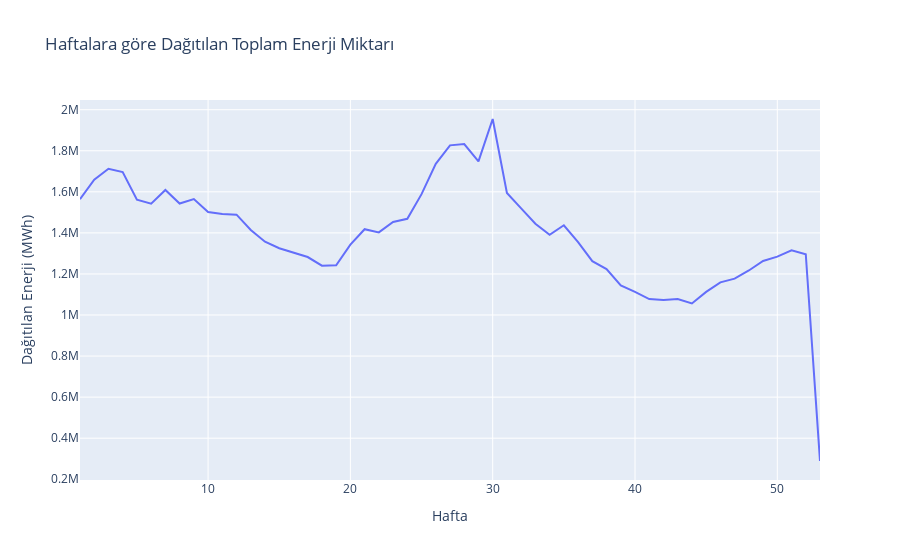

The notebook cell saved with this chart:
### Markdown cell above
Haftalık verilerin incelenmesi

### Code cell
temp = df.iloc[:,[1,-1]].groupby('Hafta')['Dağıtılan Enerji (MWh)'].sum().reset_index()

fig = px.line(data_frame=temp,
              x='Hafta', y='Dağıtılan Enerji (MWh)',
              title='Haftalara göre Dağıtılan Toplam Enerji Miktarı')
fig.show()

### Figure 1 — Plotly figure (JSON) as saved in the notebook; plotly's stock layout.template omitted (floating-point values rounded to 4 significant figures)
{"data": [{"hovertemplate": "Hafta=%{x}<br>Dağıtılan Enerji (MWh)=%{y}<extra></extra>", "legendgroup": "", "line": {"color": "#636efa", "dash": "solid"}, "marker": {"symbol": "circle"}, "mode": "lines", "name": "", "orientation": "v", "showlegend": false, "type": "scatter", "x": [1, 2, 3, 4, 5, 6, 7, 8, 9, 10, 11, 12, 13, 14, 15, 16, 17, 18, 19, 20, 21, 22, 23, 24, 25, 26, 27, 28, 29, 30, 31, 32, 33, 34, 35, 36, 37, 38, 39, 40, 41, 42, 43, 44, 45, 46, 47, 48, 49, 50, 51, 52, 53], "xaxis": "x", "y": [1564000.0, 1659000.0, 1712000.0, 1696000.0, 1561000.0, 1542000.0, 1609000.0, 1543000.0, 1565000.0, 1502000.0, 1492000.0, 1489000.0, 1415000.0, 1357000.0, 1325000.0, 1302000.0, 1282000.0, 1240000.0, 1243000.0, 1343000.0, 1418000.0, 1403000.0, 1453000.0, 1469000.0, 1589000.0, 1736000.0, 1826000.0, 1832000.0, 1748000.0, 1955000.0, 1594000.0, 1519000.0, 1444000.0, 1391000.0, 1437000.0, 1355000.0, 1262000.0, 1224000.0, 1144000.0, 1113000.0, 1078000.0, 1074000.0, 1078000.0, 1056000.0, 1112000.0, 1159000.0, 1177000.0, 1217000.0, 1263000.0, 1284000.0, 1315000.0, 1296000.0, 288900.0], "yaxis": "y"}], "layout": {"legend": {"tracegroupgap": 0}, "title": {"text": "Haftalara göre Dağıtılan Toplam Enerji Miktarı"}, "xaxis": {"anchor": "y", "domain": [0, 1], "title": {"text": "Hafta"}}, "yaxis": {"anchor": "x", "domain": [0, 1], "title": {"text": "Dağıtılan Enerji (MWh)"}}}}
